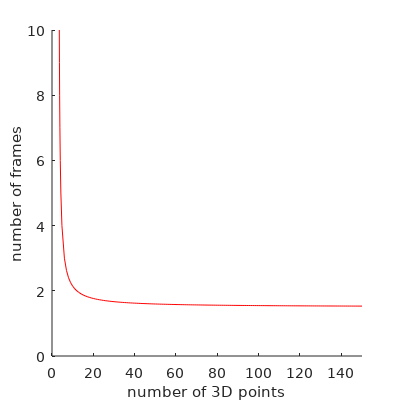
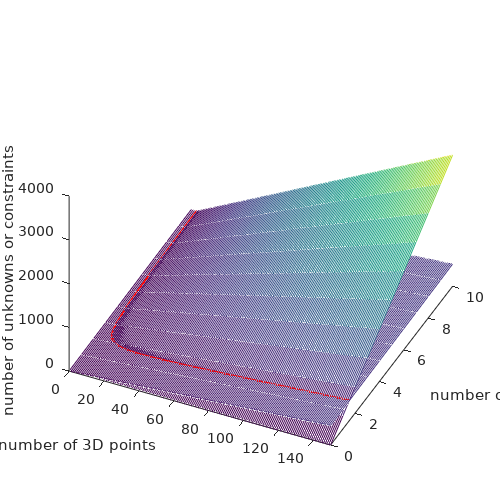
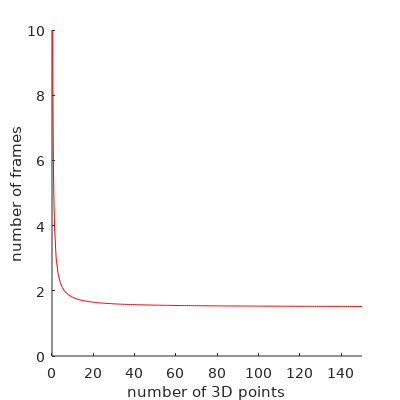
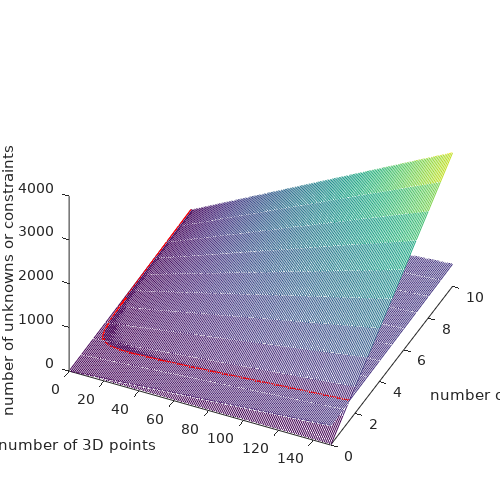

Write the MATLAB code that produced these figures, in order.
% This simulates the scenario of 'p' 3D points seen in 'f' frames.
% For each combination 'p' and 'f', we check there are enough constraints
% to solve for all 3D points (3 unknowns each) and poses (6 unknowns each).
%   => num_unknowns = 3*p + 6*f

num_points3D = 0:150;
num_frames = 0:10;

% Set easy-to-read metrics, fonts, ...
set(0, 'DefaultAxesFontName', 'DejaVuSans')
set(0, 'DefaultTextFontname', 'DejaVuSans')
set(0, 'DefaultFigurePaperUnits', 'inches')
set(0, 'DefaultFigurePaperSize', [4, 4])
set(0, 'DefaultFigurePaperPosition', [0 0 [4, 4]])
set(0, 'DefaultLineMarkerSize', 3)



% First, we simulate only measuring the 2D points of each 3D point in each frame,
% this will add 2 constraints each.
% We don't consider prior knowledge on any of the unknowns, for simplicity.   (= worst case)
%   => num_constraints = 2*p*f

% Plot 2 surfaces: number of unknowns and number of constraints,
% both in function of num_points3D and num_frames.
figure(1)
clf
[XX, YY] = meshgrid(num_points3D, num_frames);
num_unknowns = 3*XX + 6*YY;
num_constraints = 2*XX.*YY;
hold on
mesh(XX, YY, num_unknowns)
mesh(XX, YY, num_constraints)
hold off

% Plot the intersection of both surfaces:
% in the inner region close to the origin, the problem is under-constrained.
figure(2)
clf
p = num_points3D(7:end);
f = num_frames(4:end);
hold on
plot(p, 3*p ./ (2*p - 6), 'r-')
plot(6*f ./ (2*f - 3), f, 'r-')
hold off
xlabel('number of 3D points')
ylabel('number of frames')
axis([0 p(end) 0 f(end)])
%  title('Projective factors : feasibility line')
saveas(gcf, 'figures/projFactors_feasibilityLine.pdf')

figure(1)
hold on
plot3(p, 3*p ./ (2*p - 6),    6*p.*p ./ (2*p - 6), 'r-', 'LineWidth',2)
plot3(6*f ./ (2*f - 3), f,    12*f.*f ./ (2*f - 3), 'r-', 'LineWidth',2)
hold off
view(25, 45)
xlabel('number of 3D points')
ylabel('number of frames')
zlabel('number of unknowns or constraints')
axis([0 p(end) 0 f(end) 0 4000])
%  title('Projective factors : #unknowns vs #constraints')
set(gcf, 'PaperSize', [5, 5], 'PaperPosition', [0 0 [5, 5]]);
saveas(gcf, 'figures/projFactors_unknownsVSconstraints.pdf')

%% Parametrized version of previous figure
%q = 18:(num_points3D(end)*num_frames(end));    % = p.*f
%s = sqrt(1 - 18./q);
%figure(3)
%plot(q./3 .* (1 - s), q./6 .* (1 + s), 'r-');



% Now, we simulate also measuring the odometry between each frame,
% this will add 6 constraints each (assuming the scale is already known).
% We don't consider prior knowledge on any of the unknowns, for simplicity.   (= worst case)
%   => num_constraints = 2*p*f + 6 * (f-1)

% Plot 2 surfaces: number of unknowns and number of constraints,
% both in function of num_points3D and num_frames.
figure(3)
clf
num_constraints = 2*XX.*YY + 6 * (YY-1);
hold on
mesh(XX, YY, num_unknowns)
mesh(XX, YY, num_constraints)
hold off

% Plot the intersection of both surfaces:
% in the inner region close to the origin, the problem is under-constrained.
figure(4)
clf
p = num_points3D(3:end);
f = num_frames(4:end);
hold on
plot(p, (6 + 3*p) ./ (2*p), 'r-')
plot(6 ./ (2*f - 3), f, 'r-')
hold off
xlabel('number of 3D points')
ylabel('number of frames')
axis([0 p(end) 0 f(end)])
%  title('Projective and Odometry factors : feasibility line')
saveas(gcf, 'figures/projANDodometryFactors_feasibilityLine.pdf')

figure(3)
hold on
plot3(p, (6 + 3*p) ./ (2*p),    3*p + 6 * (6 + 3*p) ./ (2*p), 'r-', 'LineWidth',2)
plot3(6 ./ (2*f - 3), f,        18 ./ (2*f - 3) + 6*f, 'r-', 'LineWidth',2)
hold off
view(25, 45)
xlabel('number of 3D points')
ylabel('number of frames')
zlabel('number of unknowns or constraints')
axis([0 p(end) 0 f(end) 0 4000])
%  title('Projective and Odometry factors : #unknowns vs #constraints')
set(gcf, 'PaperSize', [5, 5], 'PaperPosition', [0 0 [5, 5]]);
saveas(gcf, 'figures/projANDodometryFactors_unknownsVSconstraints.pdf')

%% Parametrized version of previous figure
%q = 4:(num_points3D(end)*num_frames(end));    % = p.*f
%figure(5)
%plot((2*q - 6) ./ 3, 3*q ./ (2*q - 6), 'r-');
